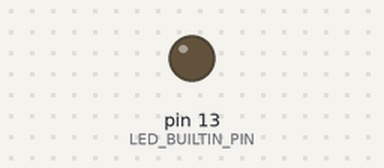
A sketch run on a simulated Arduino Uno, built with avr-gcc and run on an emulated ATmega328P. On the bench: output pins drawn as LEDs (lit = HIGH).

Above: at 1.1 s.
At 3.3 s:
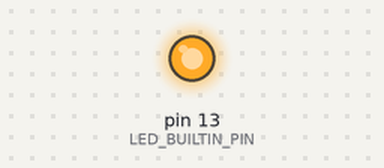
Timing chart, 0 to 3.7 s (numbered marks = the images above):
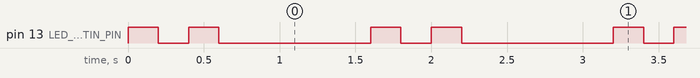

The sketch:

Test_BuildInLED.ino
```cpp
#define LED_BUILTIN_PIN     13

void setup() {

  pinMode(LED_BUILTIN_PIN, OUTPUT);
}


void loop() {
  digitalWrite(LED_BUILTIN_PIN, HIGH);
  delay(200);
  digitalWrite(LED_BUILTIN_PIN, LOW);
  delay(200);
  digitalWrite(LED_BUILTIN_PIN, HIGH);
  delay(200);
  digitalWrite(LED_BUILTIN_PIN, LOW);
  delay(1000);
}
```

Measured:
- by itself, pin 13 (LED_BUILTIN_PIN): repeats every 1.6 s: LOW 0.20 s, HIGH 0.20 s, LOW 1.0 s, HIGH 0.20 s
- by itself, everything shown: repeats every 1.6 s, in 4 steps
